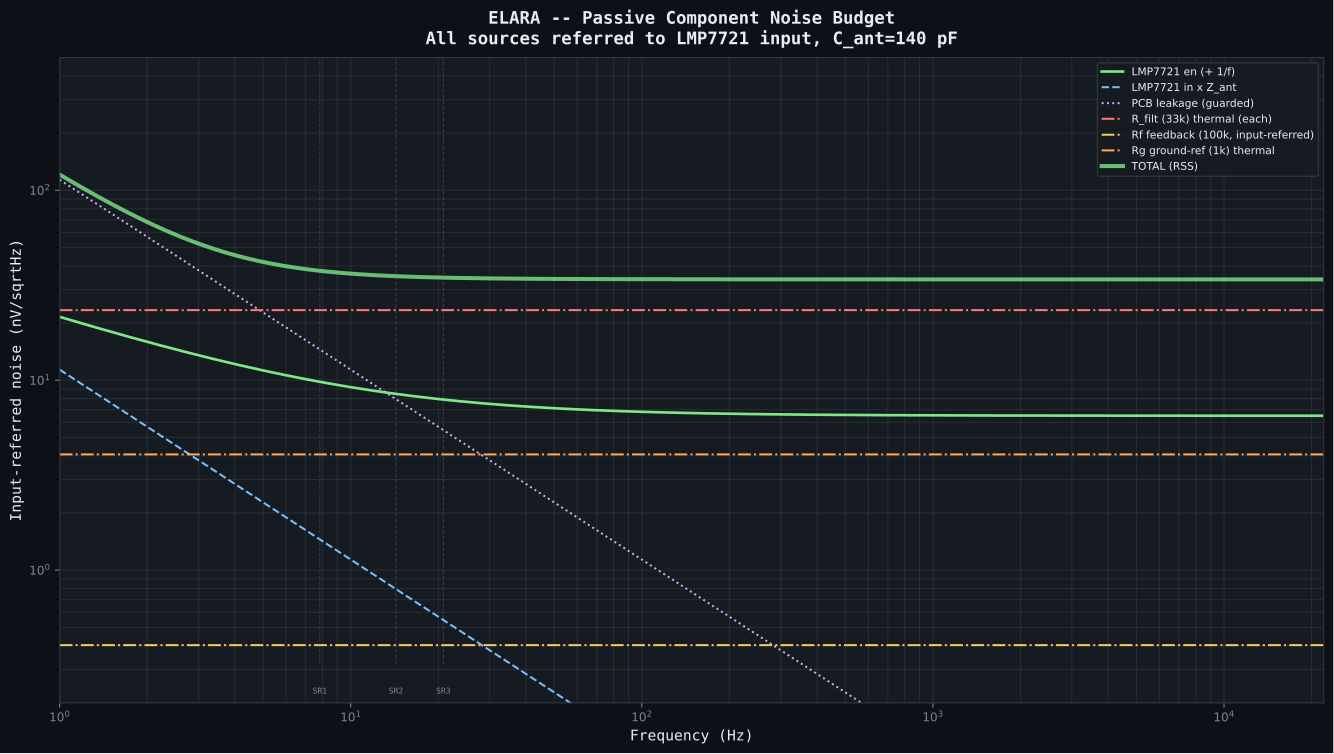

Python code for this plot:
#!/usr/bin/env python3
"""
ELARA -- Passive Component Noise Budget

Calculates the noise contribution of every passive component in the
signal chain, from antenna through LMP7721 to the PCM1804 input.

This answers the question: which components matter, and which are
negligible compared to the LMP7721's own noise floor?

Noise sources modelled:
    - Thermal noise of each resistor: e_n = sqrt(4*k*T*R) V/sqrtHz
    - Excess (current) noise of resistors: depends on noise index
    - Current noise of resistors shunting to ground (as seen by LMP7721 input)
    - Op-amp voltage and current noise (LMP7721, LMP7715)

Author: Matej + Claude, March 2026
"""

import numpy as np
import os

try:
    import matplotlib
    matplotlib.use("Agg")
    import matplotlib.pyplot as plt
    HAS_MATPLOTLIB = True
except ImportError:
    HAS_MATPLOTLIB = False

# ===========================================================================
# Physical constants
# ===========================================================================
k_B = 1.380649e-23   # Boltzmann constant (J/K)
T = 300.0             # Temperature (K)

# ===========================================================================
# Antenna
# ===========================================================================
C_ANT = 140e-12       # 140 pF (calculated from 10m vert + 15m top hat)

# ===========================================================================
# Component values
# ===========================================================================
# Input filter (2-stage RC, air-gap caps)
R_FILT = 33.0e3       # 33 kohm filter resistors (x2, optimised)
C_CAP = 50e-12        # 50 pF air-gap caps (x2, 100 pF total)

# LMP7721 preamp (ELF bandpass topology)
R_FEEDBACK = 100e3    # Rf: feedback resistor (IN- to VOUT)
C_FEEDBACK = 15e-9    # Cf: feedback cap (across Rf, C0G)
R_GROUND = 1.0e3      # Rg: ground-reference resistor (IN- to BIAS_MID)
C_GROUND = 100e-6     # Cg: DC blocking cap (in series with Rg, polypropylene)
C_OUT = 10e-6         # Output coupling cap (film)
R_AA = 10.0e3         # Anti-aliasing filter resistor
C_AA = 100e-9         # Anti-aliasing filter cap (C0G)
R_ADC_BIAS = 47.0e3   # ADC input bias resistor (VREF to VINL)

# Guard ring driver (LMP7715)
R_GUARD = 470.0       # R3: guard driver output resistor

# Antenna bias
R_BIAS_DIV = 47.0e3   # R4=R5: bias divider resistors
C_BIAS_DIV_BULK = 4700e-6  # C6: divider bulk cap

# LMP7721 specs
EN_LMP7721 = 6.5e-9   # V/sqrtHz (wideband)
EN_1F_CORNER = 10.0   # Hz (from LMP7721 datasheet noise plot)
IN_LMP7721 = 0.01e-15  # A/sqrtHz

# LMP7715 specs
EN_LMP7715 = 5.8e-9   # V/sqrtHz
IN_LMP7715 = 0.1e-15  # A/sqrtHz (100 fA bias current -> rough noise est)

# PCB leakage (guarded PTFE/Rogers)
I_PCB = 0.1e-15       # A/sqrtHz

# Non-inverting noise gain (1 + Rf/Rg = 101). Resistors on the output side
# (Rf, R_AA) are referred to the input by dividing by this.
NOISE_GAIN = 1.0 + R_FEEDBACK / R_GROUND

# ===========================================================================
# Frequency sweep
# ===========================================================================
f = np.logspace(0, np.log10(22000), 2000)  # 1 Hz to 22 kHz


def thermal_noise_v(R):
    """Thermal noise voltage density of a resistor (V/sqrtHz)."""
    return np.sqrt(4.0 * k_B * T * R)


def source_impedance(freq):
    """Antenna source impedance: 1/(2*pi*f*C_ant)."""
    return 1.0 / (2.0 * np.pi * freq * C_ANT)


def en_with_1f(en_wb, fc, freq):
    """Voltage noise with 1/f component."""
    return en_wb * np.sqrt(1.0 + fc / freq)


def print_budget():
    """Print the full passive noise budget."""

    print("=" * 95)
    print("ELARA -- Passive Component Noise Budget")
    print(f"All values in nV/sqrtHz, referred to LMP7721 input")
    print(f"Temperature: {T:.0f} K")
    print("=" * 95)

    # Key frequencies
    freqs = [
        ("7.83 Hz (SR1)", 7.83),
        ("14.3 Hz (SR2)", 14.3),
        ("1 kHz (VLF)", 1000.0),
        ("10 kHz (VLF)", 10000.0),
    ]

    for name, freq in freqs:
        Z_src = source_impedance(freq)
        Xc_cap = 1.0 / (2.0 * np.pi * freq * C_CAP)
        Xc_comp = 1.0 / (2.0 * np.pi * freq * C_FEEDBACK)

        print(f"\n--- {name} --- |Z_ant| = {Z_src / 1e6:.1f} MOhm")
        print(f"{'Component':<30} {'Value':<15} {'Noise':>12} {'Notes'}")
        print("-" * 80)

        # LMP7721 voltage noise (with 1/f)
        en_v = en_with_1f(EN_LMP7721, EN_1F_CORNER, freq) * 1e9
        print(f"{'LMP7721 en (+ 1/f)':<30} {'6.5 nV/rtHz':<15} {en_v:>10.2f} nV {'rises at ELF (1/f)'}")

        # LMP7721 current noise x Z_source
        en_i = IN_LMP7721 * Z_src * 1e9
        print(f"{'LMP7721 in x Z_ant':<30} {'0.01 fA/rtHz':<15} {en_i:>10.2f} nV {'negligible'}")

        # PCB leakage x Z_source
        en_pcb = I_PCB * Z_src * 1e9
        print(f"{'PCB leakage (guarded)':<30} {'0.1 fA/rtHz':<15} {en_pcb:>10.2f} nV {'guard ring critical'}")

        # R_filter thermal noise (two 33k resistors in series with signal)
        # First resistor: thermal noise appears directly at input
        en_r1 = thermal_noise_v(R_FILT) * 1e9
        print(f"{'R_filt1 (33k) thermal':<30} {'33k thin-film':<15} {en_r1:>10.2f} nV {'<< Z_ant at ELF'}")

        en_r2 = thermal_noise_v(R_FILT) * 1e9
        print(f"{'R_filt2 (33k) thermal':<30} {'33k thin-film':<15} {en_r2:>10.2f} nV {'<< Z_ant at ELF'}")

        # Rf feedback thermal noise, referred to the input through the noise gain
        en_rfb = thermal_noise_v(R_FEEDBACK) / NOISE_GAIN * 1e9
        print(f"{'Rf feedback (100k) thermal':<30} {'100k thin-film':<15} {en_rfb:>10.2f} nV {'input-referred (/G)'}")

        # Rg ground-ref thermal noise
        en_rg = thermal_noise_v(R_GROUND) * 1e9
        print(f"{'Rg ground-ref (1k) thermal':<30} {'1k thin-film':<15} {en_rg:>10.2f} nV {'at IN- node'}")

        # R_AA thermal noise, referred to the input through the noise gain
        en_raa = thermal_noise_v(R_AA) / NOISE_GAIN * 1e9
        print(f"{'R_AA anti-alias (10k) thermal':<30} {'10k thin-film':<15} {en_raa:>10.2f} nV {'input-referred (/G)'}")

        # Guard driver noise (LMP7715 en -> guard ring)
        # Guard ring tracks input, so LMP7715 noise appears as common-mode
        # rejection by the guard. Residual = en_7715 * (1 - CMRR_guard)
        # In practice, guard noise is second-order
        en_guard = EN_LMP7715 * 1e9
        print(f"{'LMP7715 guard driver en':<30} {'5.8 nV/rtHz':<15} {en_guard:>10.2f} nV {'common-mode, 2nd order'}")

        # Antenna bias resistor pair thermal noise
        # R4||R5 = 23.5k, but filtered by 4700uF -> negligible above ~0.0007 Hz
        r_par = R_BIAS_DIV / 2
        fc_bias = 1.0 / (2.0 * np.pi * r_par * C_BIAS_DIV_BULK)
        en_bias_raw = thermal_noise_v(r_par) * 1e9
        # Attenuation at frequency by the RC filter
        atten = 1.0 / np.sqrt(1.0 + (freq / fc_bias) ** 2)
        en_bias = en_bias_raw * atten
        print(f"{'R4||R5 bias (23.5k) thermal':<30} {'47k x2, 0.05%':<15} {en_bias:>10.2f} nV "
              f"{'fc={:.4f} Hz, heavily filtered'.format(fc_bias)}")

        # RSS total
        total = np.sqrt(en_v**2 + en_i**2 + en_pcb**2 + en_r1**2 + en_r2**2
                        + en_rfb**2 + en_rg**2 + en_raa**2 + en_bias**2)
        print("-" * 80)
        print(f"{'TOTAL (RSS)':<30} {'':<15} {total:>10.2f} nV")

        # Percentage breakdown
        print(f"\n  Breakdown: LMP7721 en={en_v**2/total**2*100:.1f}%, "
              f"PCB leak={en_pcb**2/total**2*100:.1f}%, "
              f"R_filt={2*en_r1**2/total**2*100:.1f}%, "
              f"Rf={en_rfb**2/total**2*100:.1f}%, "
              f"Rg={en_rg**2/total**2*100:.1f}%")

    # Summary
    print(f"\n{'=' * 95}")
    print("COMPONENT THERMAL NOISE SUMMARY (flat, frequency-independent)")
    print(f"{'=' * 95}")

    components = [
        ("R_filt (33k)", R_FILT),
        ("Rf feedback (100k)", R_FEEDBACK),
        ("Rg ground-ref (1k)", R_GROUND),
        ("R_AA anti-alias (10k)", R_AA),
        ("R_bias ADC (47k)", R_ADC_BIAS),
        ("R3 guard (470)", R_GUARD),
        ("R4 bias div (47k)", R_BIAS_DIV),
        ("R5 bias div (47k)", R_BIAS_DIV),
        ("R4||R5 (23.5k)", R_BIAS_DIV / 2),
    ]

    for name, R in components:
        en = thermal_noise_v(R)
        print(f"  {name:<25} {R/1e3:>8.1f} kOhm  -> {en*1e9:>8.2f} nV/sqrtHz")

    print(f"\n  LMP7721 en (wideband):                    {EN_LMP7721*1e9:>8.2f} nV/sqrtHz")
    print(f"  LMP7721 en (at 7.83 Hz with 1/f):         "
          f"{en_with_1f(EN_LMP7721, EN_1F_CORNER, 7.83)*1e9:>8.2f} nV/sqrtHz")
    print(f"\n  ** The filter resistors (33k) generate {thermal_noise_v(R_FILT)*1e9:.1f} nV/sqrtHz each,")
    print(f"     which is {thermal_noise_v(R_FILT)/EN_LMP7721:.1f}x the LMP7721 wideband noise.")
    print(f"     They dominate the input-referred budget (~77% at SR1), ahead of")
    print(f"     PCB leakage (~15%) and the LMP7721's own voltage noise (~7%).")
    print(f"     The feedback resistors, referred to the input through the noise")
    print(f"     gain, are negligible. **")
    print(f"\n  ** MELF thin-film resistors recommended for lowest excess noise. **")


def plot_budget():
    """Plot noise contributions vs frequency."""
    if not HAS_MATPLOTLIB:
        print("\nmatplotlib not available -- skipping plot")
        return

    BG = "#0d1117"
    TEXT = "#e6edf3"
    SUBTLE = "#7d8590"
    PANEL = "#161b22"
    BORDER = "#30363d"

    Z_src = source_impedance(f)

    # Individual contributions
    en_amp = en_with_1f(EN_LMP7721, EN_1F_CORNER, f) * 1e9
    en_in = IN_LMP7721 * Z_src * 1e9
    en_pcb = I_PCB * Z_src * 1e9
    en_rfilt = thermal_noise_v(R_FILT) * np.ones_like(f) * 1e9
    en_rfb = thermal_noise_v(R_FEEDBACK) / NOISE_GAIN * np.ones_like(f) * 1e9
    en_rg = thermal_noise_v(R_GROUND) * np.ones_like(f) * 1e9
    en_total = np.sqrt(en_amp**2 + en_in**2 + en_pcb**2 + 2*en_rfilt**2 + en_rfb**2 + en_rg**2)

    fig, ax = plt.subplots(1, 1, figsize=(14, 8))
    fig.patch.set_facecolor(BG)
    ax.set_facecolor(PANEL)
    ax.tick_params(colors=SUBTLE, labelsize=9)
    ax.grid(True, which="both", alpha=0.15, color=SUBTLE)
    for spine in ax.spines.values():
        spine.set_color(BORDER)

    ax.loglog(f, en_amp, color="#7ee787", linewidth=2, label="LMP7721 en (+ 1/f)")
    ax.loglog(f, en_in, color="#79c0ff", linewidth=1.5, linestyle="--", label="LMP7721 in x Z_ant")
    ax.loglog(f, en_pcb, color="#d2a8ff", linewidth=1.5, linestyle=":", label="PCB leakage (guarded)")
    ax.loglog(f, en_rfilt, color="#ff7b72", linewidth=1.5, linestyle="-.", label="R_filt (33k) thermal (each)")
    ax.loglog(f, en_rfb, color="#f2cc60", linewidth=1.5, linestyle="-.", label="Rf feedback (100k, input-referred)")
    ax.loglog(f, en_rg, color="#ffa657", linewidth=1.5, linestyle="-.", label="Rg ground-ref (1k) thermal")
    ax.loglog(f, en_total, color="#7ee787", linewidth=3, alpha=0.8, label="TOTAL (RSS)")

    # Schumann markers
    # tags along the bottom edge, the dashed lines start just above them
    for sr, freq in [("SR1", 7.83), ("SR2", 14.3), ("SR3", 20.8)]:
        ax.axvline(freq, ymin=0.06, color=SUBTLE, alpha=0.3, linestyle="--", linewidth=0.8)
        ax.text(freq, 0.012, sr, fontsize=6, ha="center", va="bottom", color=SUBTLE,
                fontfamily="monospace", transform=ax.get_xaxis_transform())

    ax.set_xlabel("Frequency (Hz)", fontsize=11, color=TEXT, fontfamily="monospace")
    ax.set_ylabel("Input-referred noise (nV/sqrtHz)", fontsize=11, color=TEXT, fontfamily="monospace")
    ax.set_title("ELARA -- Passive Component Noise Budget\n"
                 "All sources referred to LMP7721 input, C_ant=140 pF",
                 fontsize=13, fontweight="bold", color=TEXT, fontfamily="monospace", pad=10)
    legend = ax.legend(loc="upper right", fontsize=8, facecolor=PANEL,
                       edgecolor=BORDER, labelcolor=TEXT)
    legend.get_frame().set_alpha(0.9)
    ax.set_xlim(1, 22000)
    ax.set_ylim(0.2, 500)  # low floor so the input-referred Rf line (~0.4 nV) is visible

    plt.tight_layout()
    out_path = os.path.join(os.path.dirname(os.path.abspath(__file__)),
                            "passive_noise_budget.svg")
    fig.savefig(out_path, facecolor=fig.get_facecolor(), bbox_inches="tight")
    plt.close(fig)
    print(f"\nPlot saved: {out_path}")


if __name__ == "__main__":
    print_budget()
    plot_budget()
